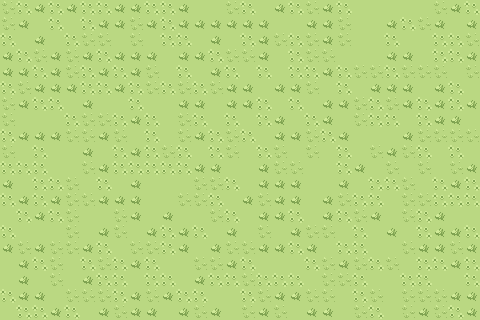

A level layout from a 2D game, rendered from its tile map. Below: a short description, then the map file with its tile-grid data intact:
An orthogonal 30x20 tile map with 16x16 px tiles, 1 tile layer (Grass).

<map version="1.10" tiledversion="1.10.1" orientation="orthogonal" renderorder="right-down" width="30" height="20" tilewidth="16" tileheight="16" infinite="0" nextlayerid="2" nextobjectid="1">
 <tileset firstgid="1" source="../GameBoy Tiles.tsx" />
 <layer id="1" name="Grass" width="30" height="20">
  <data encoding="csv">
40,41,42,41,42,41,41,42,42,41,41,42,39,39,40,41,39,42,41,40,42,41,39,39,39,39,39,40,42,41,
40,42,39,41,39,41,42,42,40,42,41,42,42,42,42,42,42,39,39,42,42,40,39,39,42,41,40,42,39,42,
41,39,42,39,41,40,40,39,40,39,41,41,39,42,39,41,42,40,41,40,42,40,39,39,41,39,39,41,41,40,
42,41,40,42,40,42,41,42,42,42,39,42,42,41,40,40,42,39,41,40,40,39,39,39,42,42,39,41,41,42,
42,42,41,42,40,41,42,41,42,40,39,41,39,42,41,39,41,39,41,41,42,41,40,40,41,40,40,40,39,40,
41,40,42,42,42,41,41,42,41,40,41,40,41,40,42,42,39,42,42,40,39,41,39,42,42,42,39,42,41,39,
40,42,41,41,39,42,39,39,41,39,39,42,42,39,42,42,41,39,41,39,42,42,40,41,40,42,41,42,41,42,
40,39,39,39,41,40,40,41,42,41,39,40,41,39,41,39,41,42,39,41,42,39,40,41,41,39,41,42,42,39,
41,42,42,42,40,40,42,40,39,41,39,40,42,41,40,41,39,42,42,40,41,42,39,39,39,42,40,40,40,40,
40,39,41,39,39,42,39,41,42,41,40,41,39,41,40,39,41,40,39,40,39,41,39,40,42,40,41,39,41,39,
41,41,41,39,39,40,42,41,41,41,41,41,42,42,39,39,42,40,40,39,39,41,42,39,40,39,40,39,40,42,
42,39,41,41,40,39,41,39,42,39,39,39,40,40,41,39,42,42,42,39,39,42,39,41,41,40,39,41,42,41,
41,42,41,42,40,40,42,42,42,39,39,40,40,41,39,42,40,42,42,39,42,40,41,41,39,40,40,41,41,41,
39,41,42,41,40,39,39,40,42,39,42,39,39,40,41,39,42,42,41,39,42,41,40,42,39,40,41,42,39,39,
41,39,39,39,40,39,42,40,39,42,41,42,41,39,42,39,40,39,42,40,40,39,41,39,42,39,41,42,42,41,
42,40,42,40,40,42,41,39,40,40,41,42,39,42,40,40,42,42,41,42,39,41,41,39,39,40,42,42,40,42,
39,42,41,40,39,41,40,41,42,41,39,39,40,40,42,41,39,39,39,41,40,42,40,41,40,39,41,41,42,41,
39,42,39,40,39,42,41,41,39,41,41,39,42,41,41,40,41,41,41,39,40,40,41,39,39,41,41,39,39,41,
41,42,42,39,40,40,40,41,42,40,42,41,41,39,39,41,40,42,42,40,40,39,41,40,39,40,40,40,42,42,
39,41,41,42,41,39,42,40,42,42,39,42,40,42,39,40,42,40,39,42,42,39,40,41,39,40,42,40,41,42
</data>
 </layer>
</map>
